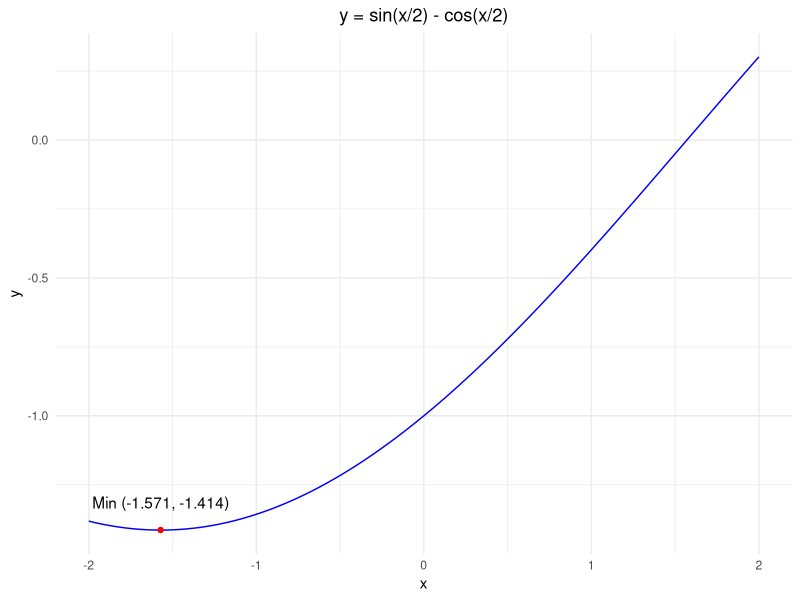
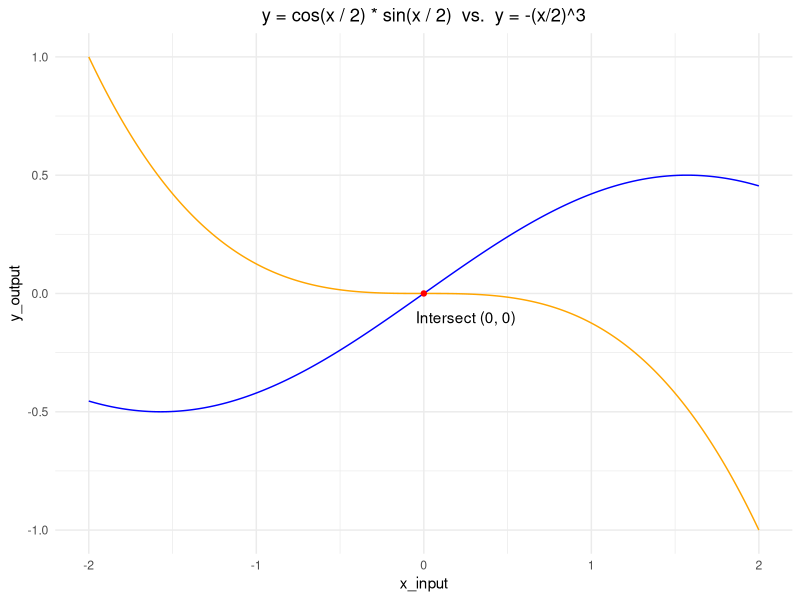
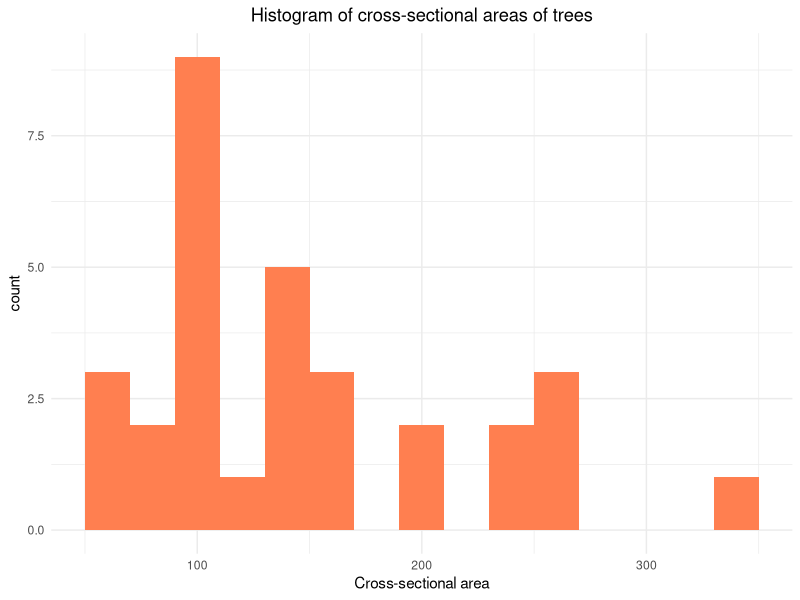
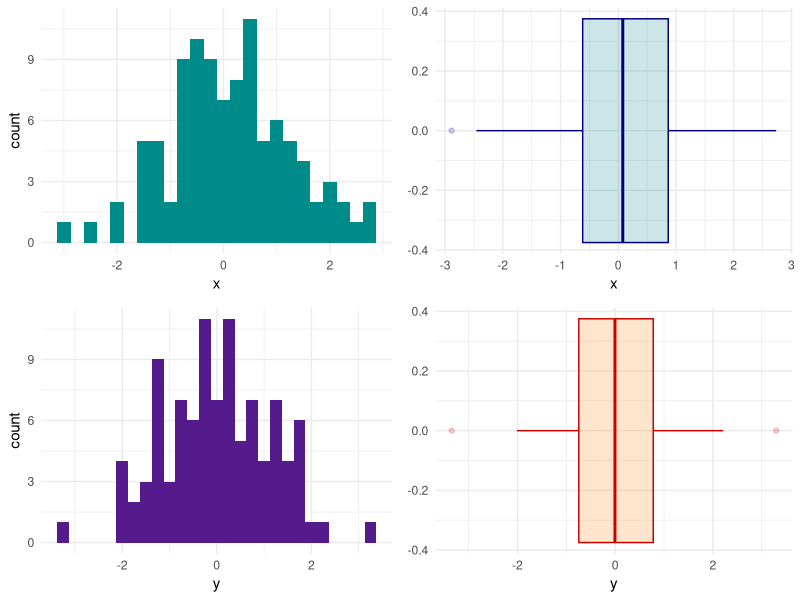
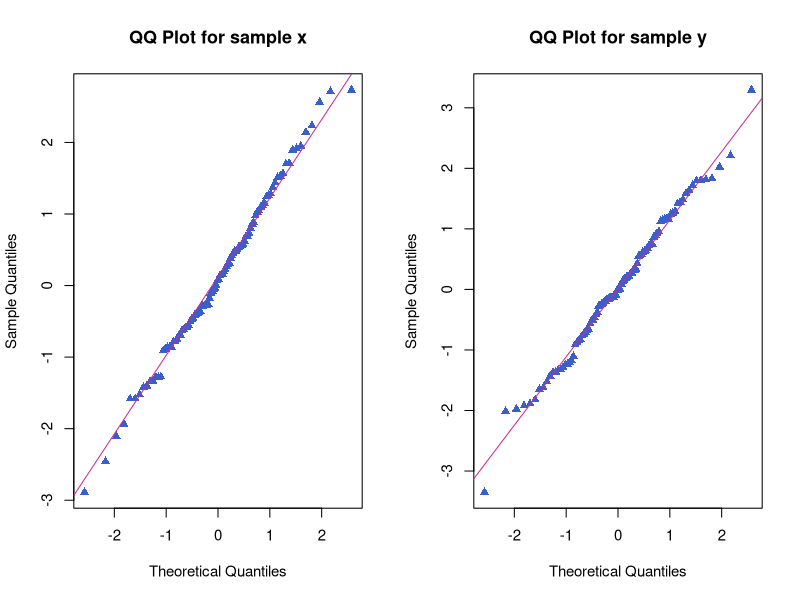

Here is the R script that generated these plots, in order:
## ---- chunk 1
# DO NOT ADD OR REVISE CODE HERE
knitr::opts_chunk$set(echo = TRUE, eval = TRUE)
library(ggplot2)
library(gridExtra)

## ---- chunk 2
(q1_vector <- c(1:5,2^.5,17*14,rep(c(2.5, 5, 7.5), times=3)))

## ---- chunk 3
q1_vector_7 <- q1_vector[q1_vector <= 7]

length(q1_vector_7)

## ---- chunk 4
q1_vector_sorted <- sort(q1_vector)
sum(q1_vector_sorted[5:10])

## ---- chunk 5
q1_vector_sqrd <- q1_vector^2
sum(q1_vector_sqrd>25)

## ---- chunk 6
q1_vector_short <- c(q1_vector[1], q1_vector[length(q1_vector)])
prod(q1_vector_short)
## ---- chunk 7

trig_func <- function(x){
  y = sin(x/2) - cos(x/2)
  return(y)
}

## ---- chunk 8
x <- seq(-2,2,length.out=4001)
y <- trig_func(x)
min_y = round(min(y),3)
x_value = round(x[which.min(y)],3)
cat("Minimum y value: ",min_y,"\n","Corresponding x value: ",x_value)
## ---- chunk 9

ggplot(data=NULL, aes(x, y)) +
  geom_line(aes(x, y),
  color = "blue") +
  geom_point(aes(x = -1.571, y = -1.414), color= "red") +
  geom_text(aes(x = -1.571, y = -1.414), label= "Min (-1.571, -1.414)", nudge_y = .1) +
  ggtitle("y = sin(x/2) - cos(x/2)") +
  theme_minimal() + 
  theme(plot.title = element_text(hjust = 0.5))
  
## ---- chunk 10
func_1 <- function(x){
  y = cos(x / 2) * sin(x / 2)
  return(y)
}

y1 <- func_1(x)

func_2 <- function(x){
  y = -(x/2)^3
  return(y)
}

y2 <- func_2(x)

intersect_y <- intersect(y1,y2)
intersect_x <- x[which(y1==y2)]

ggplot(data=NULL, aes(x = x, y = y1)) +
  geom_line(aes(x= x, y = y1),
  color = "blue") +
  geom_line(aes(x= x, y = y2),
  color = "orange") +
  geom_point(aes(x = intersect_x, y = intersect_y), color = "red") +
  geom_text(aes(x = intersect_x, y = intersect_y), label= "Intersect (0, 0)", nudge_y = -.1, nudge_x = .25) +
  ggtitle("y = cos(x / 2) * sin(x / 2)  vs.  y = -(x/2)^3") +
  xlab("x_input") + ylab("y_output") +
  theme_minimal() +
  theme(plot.title = element_text(hjust = 0.5))
  


## ---- chunk 11
data(trees)
str(trees)
apply(trees,2,mean)
sum(trees$Volume>mean(trees$Volume))
## ---- chunk 12
r <- (trees$Girth/2)
trees$area <- pi*r^2
IQR <- quantile(trees$area, probs = 0.75) - quantile(trees$area, probs = 0.25)
cat("IQR of areas = ",IQR)
## ---- chunk 13
ggplot(data=NULL, aes(x=trees$area)) + geom_histogram(binwidth = 20, fill = "coral") +
  ggtitle("Histogram of cross-sectional areas of trees") +
  theme_minimal() +
  xlab("Cross-sectional area") +
  theme(plot.title = element_text(hjust = 0.5))

## ---- chunk 14

trees[which.max(trees$area),]

## ---- chunk 15
set.seed(9999)
y <- rt(n=100, df=10)

set.seed(123)
x <- rnorm(n=100, mean=0, sd=1.25)

a <- cbind(x, y)

round(apply(a,2,IQR),4)

## ---- chunk 16

grid.arrange(
  ggplot(data = NULL, aes(x)) + geom_histogram(binwidth = .25, fill="cyan4") + theme_minimal(),
  ggplot(data = NULL, aes(x)) + geom_boxplot(color= "navyblue", fill="turquoise4", alpha=.2) + theme_minimal(),
  ggplot(data = NULL, aes(y)) + geom_histogram(binwidth = .25, fill="purple4") + theme_minimal(),
  ggplot(data = NULL, aes(y)) + geom_boxplot(color= "red3", fill="darkorange1", alpha=.2)+ theme_minimal(),
  nrow=2
)
## ---- chunk 17

par(mfrow = c(1, 2), cex=.9)

qqnorm(x, pch=17, col = "royalblue3", main = "QQ Plot for sample x")
qqline(x, col = "maroon3")

qqnorm(y, pch=17, col = "royalblue3", main = "QQ Plot for sample y")
qqline(y, col = "maroon3")

## ---- chunk 18

# check for extreme outliers in sample x
boxplot.stats(x, coef = 3)

# check for extreme outliers in spample y
boxplot.stats(y, coef = 3)

